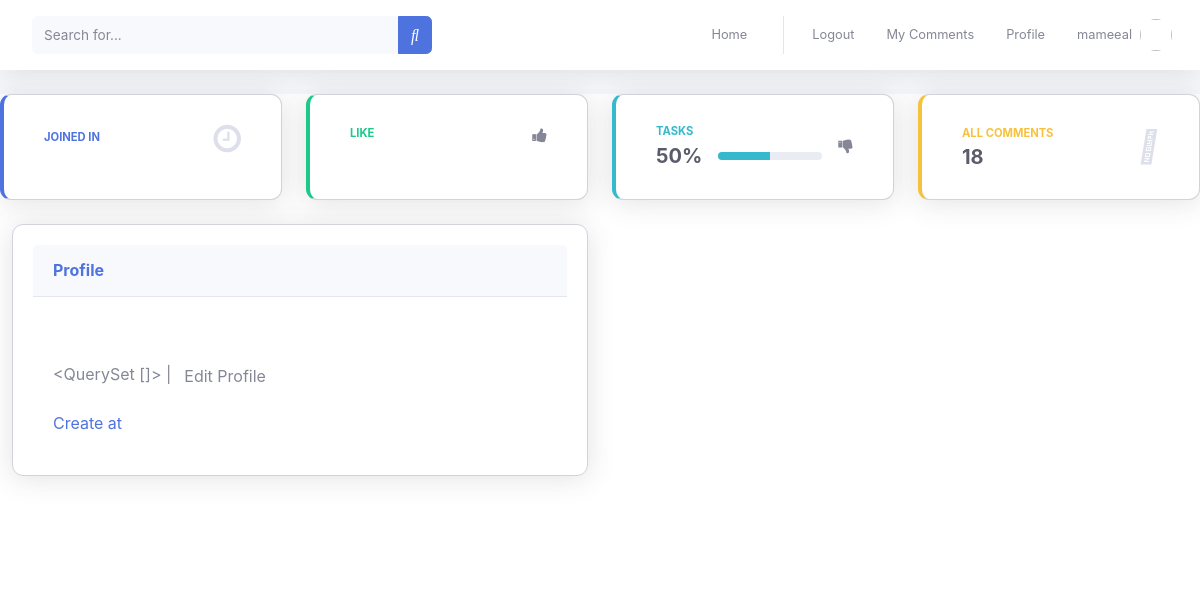
Before: /accounts/mameeal (signed in) with the older database file.
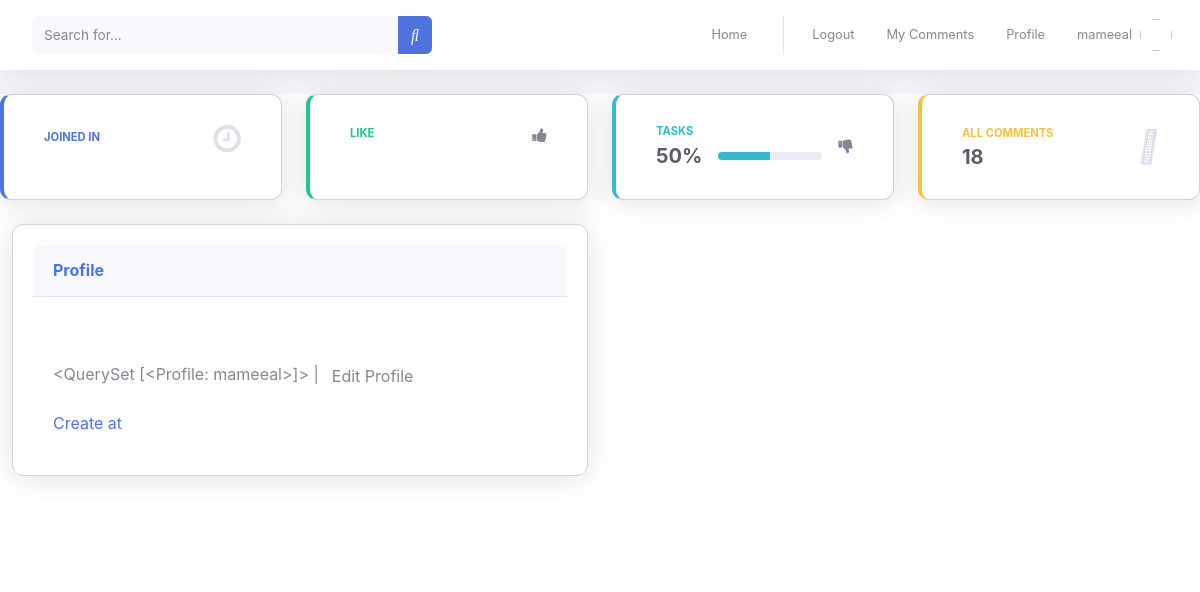
After: the same page with the newer database file.
### accounts/models.py (models this page shows, shortened)
class  Profile(models.Model):
    user = models.OneToOneField(User,on_delete=models.CASCADE)
    image = models.ImageField(upload_to='profile/')
    phon_number = models.CharField(max_length=15)
    slug = models.SlugField(blank=True,null=True)
    bio = models.TextField(blank=True)
    haedline = models.CharField(max_length=15,blank=True)
    created_at = models.DateTimeField(auto_now=True)
    def __str__(self):
        return '%s' %(self.user)

### accounts/views.py (the view)
# urls.py: path('<str:slug>',profile,name='profile'),
def profile(request,slug):
    user = request.user
    profile = Profile.objects.filter(user=request.user,slug=slug)
    return render(request,'accounts/profile.html',{'profile':profile})

### accounts/templates/accounts/profile.html (shortened to what this page needs)
{% extends "main.html" %} {% load bootstrap4 %} {% block content%}
 <div class="row">
            <div class="col-xl-3 col-md-6 mb-4">
              <div class="card border-left-primary shadow h-100 py-2">
                <div class="card-body">
                  <div class="row no-gutters align-items-center">
                    <div class="col mr-2">
                      <div class="text-xs font-weight-bold text-primary text-uppercase mb-1">Joined in </div>
                    </div>
                    <div class="col-auto">
                      <i class="fa fa-clock-o fa-2x text-gray-300" aria-hidden="true"></i>
                    </div>
                  </div>
                </div>
              </div>
            </div>
            <div class="col-xl-3 col-md-6 mb-4">
              <div class="card border-left-success shadow h-100 py-2">
                <div class="card-body">
                  <div class="row no-gutters align-items-center">
                    <div class="col mr-2">
                      <div class="text-xs font-weight-bold text-success text-uppercase mb-1">Like</div>
                    </div>
                    <div class="col-auto">
                      <i class="fa fa-thumbs-up" aria-hidden="true"></i>
                    </div>
                  </div>
                </div>
              </div>
            </div>
            <div class="col-xl-3 col-md-6 mb-4">
              <div class="card border-left-info shadow h-100 py-2">
                <div class="card-body">
                  <div class="row no-gutters align-items-center">
                    <div class="col mr-2">
                      <div class="text-xs font-weight-bold text-info text-uppercase mb-1">Tasks</div>
                      <div class="row no-gutters align-items-center">
                        <div class="col-auto">
                          <div class="h5 mb-0 mr-3 font-weight-bold text-gray-800">50%</div>
                        </div>
                        <div class="col">
                          <div class="progress progress-sm mr-2">
                            <div class="progress-bar bg-info" role="progressbar" style="width: 50%" aria-valuenow="50" aria-valuemin="0" aria-valuemax="100"></div>
                          </div>
                        </div>
                      </div>
                    </div>
                    <div class="col-auto">
                       <i class="fa fa-thumbs-down" aria-hidden="true"></i>
                    </div>
                  </div>
                </div>
              </div>
            </div>
            <div class="col-xl-3 col-md-6 mb-4">
              <div class="card border-left-warning shadow h-100 py-2">
                <div class="card-body">
                  <div class="row no-gutters align-items-center">
                    <div class="col mr-2">
                      <div class="text-xs font-weight-bold text-warning text-uppercase mb-1">All Comments</div>
                      <div class="h5 mb-0 font-weight-bold text-gray-800">18</div>
                    </div>
                    <div class="col-auto">
                      <i class="fas fa-comments fa-2x text-gray-300"></i>
                    </div>
                  </div>
                </div>
              </div>
            </div>
          </div>
<div class="col-lg-6 mb-4">
              <div class="card shadow mb-4">
                <div class="card-header py-3">
                  <h6 class="m-0 font-weight-bold text-primary">Profile</h6>
                </div>
                <div class="card-body">
                  <div class="text-center">
                  </div>
                  <p>{{profile}} |<a href="{% url 'accounts:profile_edit' profile.slug %}" class="btn  active" role="button" aria-pressed="true">Edit Profile</a><a target="_blank" rel="nofollow" href="https://undraw.co/"></p></a>
                  <a target="_blank" rel="nofollow" href="https://undraw.co/">Create at {{profile.created_at}}</a>
                </div>
              </div>
            </div>
{% endblock %}

Changed rows visible on the page:
now on this page (row edited): Profile: user.username "<QuerySet [<Profile: mameeal>]>"
Other visible differences:
{{ profile }}: "<QuerySet []>" → (not shown)
